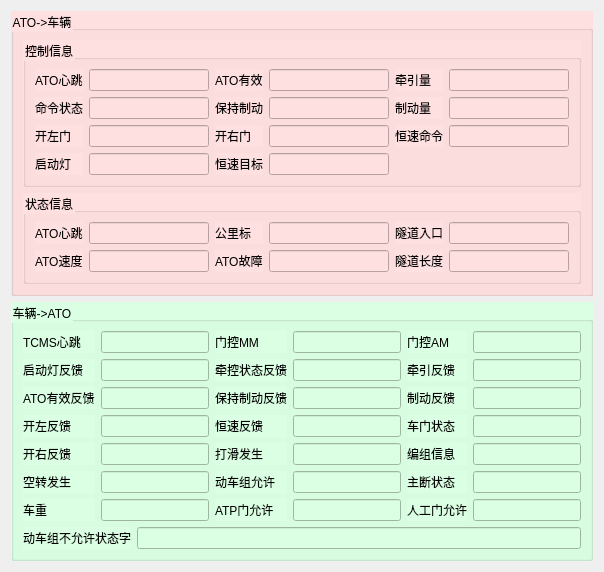
          <widget class="QWidget" name="page_train">
           <layout class="QVBoxLayout" name="verticalLayout_11">
            <item>
             <widget class="QGroupBox" name="gp_ato2tcms_2">
              <property name="styleSheet">
               <string notr="true">background-color: rgb(255, 224, 225);</string>
              </property>
              <property name="title">
               <string>ATO-&gt;车辆</string>
              </property>
              <layout class="QVBoxLayout" name="verticalLayout_9">
               <item>
                <layout class="QVBoxLayout" name="verticalLayout_10">
                 <item>
                  <widget class="QGroupBox" name="gp_ato2tcms_ctrl_2">
                   <property name="styleSheet">
                    <string notr="true">background-color: rgb(255, 224, 225);</string>
                   </property>
                   <property name="title">
                    <string>控制信息</string>
                   </property>
                   <layout class="QGridLayout" name="gridLayout_7">
                    <item row="0" column="5">
                     <widget class="QLineEdit" name="led_ctrl_tract_2"/>
                    </item>
                    <item row="1" column="5">
                     <widget class="QLineEdit" name="led_ctrl_brake_2"/>
                    </item>
                    <item row="0" column="0">
                     <widget class="QLabel" name="lbl_ctrl_hrt_2">
                      <property name="text">
                       <string>ATO心跳</string>
                      </property>
                     </widget>
                    </item>
                    <item row="0" column="3">
                     <widget class="QLineEdit" name="led_ctrl_atovalid_2"/>
                    </item>
                    <item row="2" column="4">
                     <widget class="QLabel" name="lbl_ctrl_costspeed_2">
                      <property name="text">
                       <string>恒速命令</string>
                      </property>
                     </widget>
                    </item>
                    <item row="2" column="2">
                     <widget class="QLabel" name="lbl_ctrl_rdoor_2">
                      <property name="text">
                       <string>开右门</string>
                      </property>
                     </widget>
                    </item>
                    <item row="2" column="1">
                     <widget class="QLineEdit" name="led_ctrl_ldoor_2"/>
                    </item>
                    <item row="2" column="3">
                     <widget class="QLineEdit" name="led_ctrl_rdoor_2"/>
                    </item>
                    <item row="0" column="4">
                     <widget class="QLabel" name="lbl_ctrl_trac_2">
                      <property name="text">
                       <string>牵引量</string>
                      </property>
                     </widget>
                    </item>
                    <item row="0" column="1">
                     <widget class="QLineEdit" name="led_ctrl_hrt_2"/>
                    </item>
                    <item row="2" column="5">
                     <widget class="QLineEdit" name="led_ctrl_costspeed_2"/>
                    </item>
                    <item row="1" column="1">
                     <widget class="QLineEdit" name="led_ctrl_tbstat_2"/>
                    </item>
                    <item row="1" column="4">
                     <widget class="QLabel" name="lbl_ctrl_brake_2">
                      <property name="text">
                       <string>制动量</string>
                      </property>
                     </widget>
                    </item>
                    <item row="1" column="0">
                     <widget class="QLabel" name="lbl_ctrl_tbstat_2">
                      <property name="text">
                       <string>命令状态</string>
                      </property>
                     </widget>
                    </item>
                    <item row="1" column="2">
                     <widget class="QLabel" name="lbl_ctrl_keepbrake_2">
                      <property name="text">
                       <string>保持制动</string>
                      </property>
                     </widget>
                    </item>
                    <item row="1" column="3">
                     <widget class="QLineEdit" name="led_ctrl_keepbrake_2"/>
                    </item>
                    <item row="2" column="0">
                     <widget class="QLabel" name="lbl_ctrl_ldoor_2">
                      <property name="text">
                       <string>开左门</string>
                      </property>
                     </widget>
                    </item>
                    <item row="0" column="2">
                     <widget class="QLabel" name="lbl_ctrl_atovalid_2">
                      <property name="text">
                       <string>ATO有效</string>
                      </property>
                     </widget>
                    </item>
                    <item row="3" column="0">
                     <widget class="QLabel" name="lbl_startlamp_2">
                      <property name="text">
                       <string>启动灯</string>
                      </property>
                     </widget>
                    </item>
                    <item row="3" column="1">
                     <widget class="QLineEdit" name="led_ctrl_starlamp_2"/>
                    </item>
                    <item row="3" column="2">
                     <widget class="QLabel" name="lbl_ctrl_aimspeed_2">
                      <property name="text">
                       <string>恒速目标</string>
                      </property>
                     </widget>
                    </item>
                    <item row="3" column="3">
                     <widget class="QLineEdit" name="led_ctrl_aimspeed_2"/>
                    </item>
                   </layout>
                  </widget>
                 </item>
                 <item>
                  <widget class="QGroupBox" name="gp_ato2tcms_status_2">
                   <property name="styleSheet">
                    <string notr="true">background-color: rgb(255, 224, 225);</string>
                   </property>
                   <property name="title">
                    <string>状态信息</string>
                   </property>
                   <layout class="QGridLayout" name="gridLayout_8">
                    <item row="0" column="7">
                     <widget class="QLineEdit" name="led_stat_tunnelin_2"/>
                    </item>
                    <item row="0" column="6">
                     <widget class="QLabel" name="lbl_stat_tunnelin_2">
                      <property name="text">
                       <string>隧道入口</string>
                      </property>
                     </widget>
                    </item>
                    <item row="0" column="0">
                     <widget class="QLabel" name="lbl_stat_hrt_2">
                      <property name="text">
                       <string>ATO心跳</string>
                      </property>
                     </widget>
                    </item>
                    <item row="0" column="1">
                     <widget class="QLineEdit" name="led_stat_hrt_2"/>
                    </item>
                    <item row="1" column="0">
                     <widget class="QLabel" name="lbl_stat_atospeed_2">
                      <property name="text">
                       <string>ATO速度</string>
                      </property>
                     </widget>
                    </item>
                    <item row="1" column="1">
                     <widget class="QLineEdit" name="led_stat_atospeed_2"/>
                    </item>
                    <item row="1" column="2">
                     <widget class="QLabel" name="lbl_stat_error_2">
                      <property name="text">
                       <string>ATO故障</string>
                      </property>
                     </widget>
                    </item>
                    <item row="1" column="3">
                     <widget class="QLineEdit" name="led_stat_error_2"/>
                    </item>
                    <item row="0" column="2">
                     <widget class="QLabel" name="lbl_stat_stonemile_2">
                      <property name="text">
                       <string>公里标</string>
                      </property>
                     </widget>
                    </item>
                    <item row="0" column="3">
                     <widget class="QLineEdit" name="led_stat_stonemile_2"/>
                    </item>
                    <item row="1" column="6">
                     <widget class="QLabel" name="lbl_stat_tunnellen_2">
                      <property name="text">
                       <string>隧道长度</string>
                      </property>
                     </widget>
                    </item>
                    <item row="1" column="7">
                     <widget class="QLineEdit" name="led_stat_tunnellen_2"/>
                    </item>
                   </layout>
                  </widget>
                 </item>
                </layout>
               </item>
              </layout>
             </widget>
            </item>
            <item>
             <widget class="QGroupBox" name="gp_tcms2ato_2">
              <property name="styleSheet">
               <string notr="true">background-color: rgb(219, 255, 227);</string>
              </property>
              <property name="title">
               <string>车辆-&gt;ATO</string>
              </property>
              <layout class="QVBoxLayout" name="verticalLayout_17">
               <item>
                <layout class="QGridLayout" name="gridLayout_9">
                 <item row="0" column="0">
                  <widget class="QLabel" name="lbl_tcms_hrt_2">
                   <property name="text">
                    <string>TCMS心跳</string>
                   </property>
                  </widget>
                 </item>
                 <item row="0" column="1">
                  <widget class="QLineEdit" name="led_tcms_hrt_2"/>
                 </item>
                 <item row="0" column="2">
                  <widget class="QLabel" name="lbl_tcms_mm_2">
                   <property name="text">
                    <string>门控MM</string>
                   </property>
                  </widget>
                 </item>
                 <item row="0" column="3">
                  <widget class="QLineEdit" name="led_tcms_mm_2"/>
                 </item>
                 <item row="0" column="4">
                  <widget class="QLabel" name="lbl_tcms_am_2">
                   <property name="font">
                    <font>
                     <pointsize>9</pointsize>
                    </font>
                   </property>
                   <property name="text">
                    <string>门控AM</string>
                   </property>
                  </widget>
                 </item>
                 <item row="0" column="5">
                  <widget class="QLineEdit" name="led_tcms_am_2"/>
                 </item>
                 <item row="1" column="0">
                  <widget class="QLabel" name="lbl_tcms_startlampfbk_2">
                   <property name="text">
                    <string>启动灯反馈</string>
                   </property>
                  </widget>
                 </item>
                 <item row="1" column="1">
                  <widget class="QLineEdit" name="led_tcms_startlampfbk_2"/>
                 </item>
                 <item row="1" column="2">
                  <widget class="QLabel" name="lbl_tcms_tbstat_2">
                   <property name="text">
                    <string>牵控状态反馈</string>
                   </property>
                  </widget>
                 </item>
                 <item row="1" column="3">
                  <widget class="QLineEdit" name="led_tcms_fbk_2"/>
                 </item>
                 <item row="1" column="4">
                  <widget class="QLabel" name="lbl_tcms_tractfbk_2">
                   <property name="text">
                    <string>牵引反馈</string>
                   </property>
                  </widget>
                 </item>
                 <item row="1" column="5">
                  <widget class="QLineEdit" name="led_tcms_tractfbk_2"/>
                 </item>
                 <item row="2" column="0">
                  <widget class="QLabel" name="lbl_tcms_atovalid_fbk_2">
                   <property name="text">
                    <string>ATO有效反馈</string>
                   </property>
                  </widget>
                 </item>
                 <item row="2" column="1">
                  <widget class="QLineEdit" name="led_tcms_atovalid_fbk_2"/>
                 </item>
                 <item row="2" column="2">
                  <widget class="QLabel" name="lbl_tcms_keepbfbk_2">
                   <property name="text">
                    <string>保持制动反馈</string>
                   </property>
                  </widget>
                 </item>
                 <item row="2" column="3">
                  <widget class="QLineEdit" name="led_tcms_keepbfbk_2"/>
                 </item>
                 <item row="2" column="4">
                  <widget class="QLabel" name="lbl_tcms_bstat_2">
                   <property name="text">
                    <string>制动反馈</string>
                   </property>
                  </widget>
                 </item>
                 <item row="2" column="5">
                  <widget class="QLineEdit" name="led_tcms_bfbk_2"/>
                 </item>
                 <item row="3" column="0">
                  <widget class="QLabel" name="lbl_tcms_ldoorfbk_2">
                   <property name="text">
                    <string>开左反馈</string>
                   </property>
                  </widget>
                 </item>
                 <item row="3" column="1">
                  <widget class="QLineEdit" name="led_tcms_ldoorfbk_2"/>
                 </item>
                 <item row="3" column="2">
                  <widget class="QLabel" name="lbl_tcms_costspeedfbk_2">
                   <property name="text">
                    <string>恒速反馈</string>
                   </property>
                  </widget>
                 </item>
                 <item row="3" column="3">
                  <widget class="QLineEdit" name="led_tcms_costspeedfbk_2"/>
                 </item>
                 <item row="3" column="4">
                  <widget class="QLabel" name="lbl_tcms_doorstat_2">
                   <property name="text">
                    <string>车门状态</string>
                   </property>
                  </widget>
                 </item>
                 <item row="3" column="5">
                  <widget class="QLineEdit" name="led_tcms_doorstat_2"/>
                 </item>
                 <item row="4" column="0">
                  <widget class="QLabel" name="lbl_tcms_rdoorfbk_2">
                   <property name="text">
                    <string>开右反馈</string>
                   </property>
                  </widget>
                 </item>
                 <item row="4" column="1">
                  <widget class="QLineEdit" name="led_tcms_rdoorfbk_2"/>
                 </item>
                 <item row="4" column="2">
                  <widget class="QLabel" name="lbl_tcms_dh_2">
                   <property name="text">
                    <string>打滑发生</string>
                   </property>
                  </widget>
                 </item>
                 <item row="4" column="3">
                  <widget class="QLineEdit" name="led_tcms_dh_2"/>
                 </item>
                 <item row="4" column="4">
                  <widget class="QLabel" name="lbl_tcms_nunits_2">
                   <property name="text">
                    <string>编组信息</string>
                   </property>
                  </widget>
                 </item>
                 <item row="4" column="5">
                  <widget class="QLineEdit" name="led_tcms_nunits_2"/>
                 </item>
                 <item row="5" column="0">
                  <widget class="QLabel" name="lbl_tcms_kz_2">
                   <property name="text">
                    <string>空转发生</string>
                   </property>
                  </widget>
                 </item>
                 <item row="5" column="1">
                  <widget class="QLineEdit" name="led_tcms_kz_2"/>
                 </item>
                 <item row="5" column="2">
                  <widget class="QLabel" name="lbl_tcms_pm_2">
                   <property name="text">
                    <string>动车组允许</string>
                   </property>
                  </widget>
                 </item>
                 <item row="5" column="3">
                  <widget class="QLineEdit" name="led_tcms_pm_2"/>
                 </item>
                 <item row="5" column="4">
                  <widget class="QLabel" name="lbl_tcms_breakstat_2">
                   <property name="text">
                    <string>主断状态</string>
                   </property>
                  </widget>
                 </item>
                 <item row="5" column="5">
                  <widget class="QLineEdit" name="led_tcms_breakstat_2"/>
                 </item>
                 <item row="6" column="0">
                  <widget class="QLabel" name="lbl_tcms_weight_2">
                   <property name="text">
                    <string>车重</string>
                   </property>
                  </widget>
                 </item>
                 <item row="6" column="1">
                  <widget class="QLineEdit" name="led_tcms_weight_2"/>
                 </item>
                 <item row="6" column="2">
                  <widget class="QLabel" name="lbl_tcms_atpdoorpm_2">
                   <property name="text">
                    <string>ATP门允许</string>
                   </property>
                  </widget>
                 </item>
                 <item row="6" column="3">
                  <widget class="QLineEdit" name="led_tcms_atpdoorpm_2"/>
                 </item>
                 <item row="6" column="4">
                  <widget class="QLabel" name="lbl_tcms_mandoorpm_2">
                   <property name="text">
                    <string>人工门允许</string>
                   </property>
                  </widget>
                 </item>
                 <item row="6" column="5">
                  <widget class="QLineEdit" name="led_tcms_mandoorpm_2"/>
                 </item>
                </layout>
               </item>
               <item>
                <layout class="QHBoxLayout" name="horizontalLayout_34">
                 <item>
                  <widget class="QLabel" name="lbl_tcms_pmt_state_2">
                   <property name="text">
                    <string>动车组不允许状态字</string>
                   </property>
                  </widget>
                 </item>
                 <item>
                  <widget class="QLineEdit" name="led_tcms_pmt_state_2"/>
                 </item>
                </layout>
               </item>
              </layout>
             </widget>
            </item>
           </layout>
          </widget>
